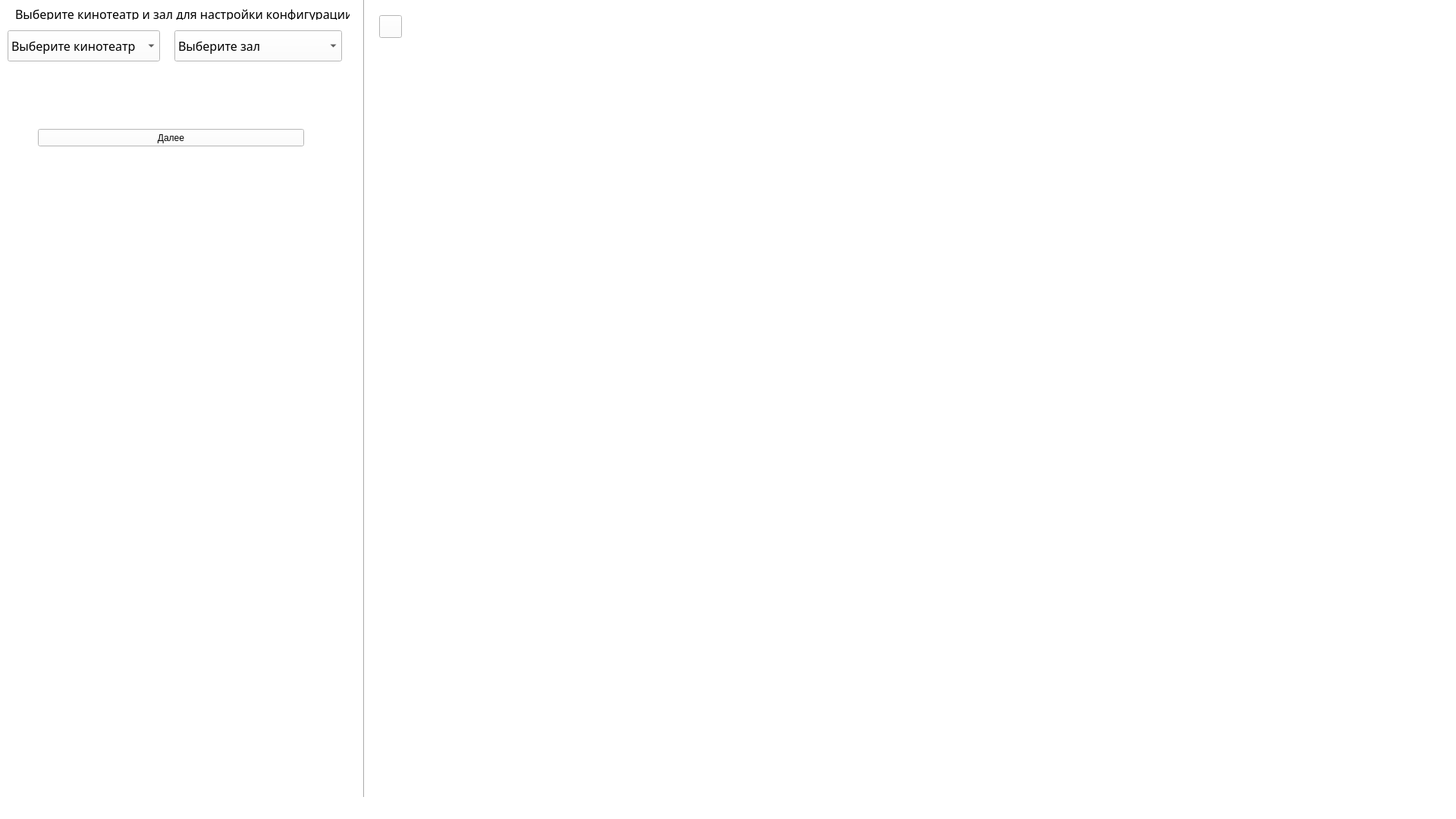
<?xml version="1.0" encoding="UTF-8"?>
<ui version="4.0">
 <class>MainWindow</class>
 <widget class="QMainWindow" name="MainWindow">
  <property name="geometry">
   <rect>
    <x>0</x>
    <y>0</y>
    <width>1920</width>
    <height>1080</height>
   </rect>
  </property>
  <property name="font">
   <font>
    <pointsize>12</pointsize>
   </font>
  </property>
  <property name="mouseTracking">
   <bool>true</bool>
  </property>
  <property name="windowTitle">
   <string>MainWindow</string>
  </property>
  <property name="styleSheet">
   <string notr="true">background-color: white;</string>
  </property>
  <widget class="QWidget" name="centralwidget">
   <widget class="QComboBox" name="selectCinema">
    <property name="geometry">
     <rect>
      <x>10</x>
      <y>40</y>
      <width>201</width>
      <height>41</height>
     </rect>
    </property>
    <property name="maximumSize">
     <size>
      <width>16777215</width>
      <height>41</height>
     </size>
    </property>
    <property name="font">
     <font>
      <family>VAG World</family>
      <pointsize>12</pointsize>
     </font>
    </property>
    <property name="styleSheet">
     <string notr="true"/>
    </property>
    <property name="maxVisibleItems">
     <number>5</number>
    </property>
    <item>
     <property name="text">
      <string>Выберите кинотеатр</string>
     </property>
    </item>
    <item>
     <property name="text">
      <string>Добавить кинотеатр</string>
     </property>
    </item>
   </widget>
   <widget class="QComboBox" name="selectHall">
    <property name="geometry">
     <rect>
      <x>230</x>
      <y>40</y>
      <width>221</width>
      <height>41</height>
     </rect>
    </property>
    <property name="font">
     <font>
      <family>VAG World</family>
      <pointsize>12</pointsize>
     </font>
    </property>
    <property name="styleSheet">
     <string notr="true"/>
    </property>
    <property name="maxVisibleItems">
     <number>5</number>
    </property>
    <item>
     <property name="text">
      <string>Выберите зал</string>
     </property>
    </item>
    <item>
     <property name="text">
      <string>Добавить зал</string>
     </property>
    </item>
   </widget>
   <widget class="Line" name="line">
    <property name="geometry">
     <rect>
      <x>470</x>
      <y>-10</y>
      <width>20</width>
      <height>1061</height>
     </rect>
    </property>
    <property name="orientation">
     <enum>Qt::Vertical</enum>
    </property>
   </widget>
   <widget class="QLabel" name="label">
    <property name="geometry">
     <rect>
      <x>20</x>
      <y>10</y>
      <width>441</width>
      <height>16</height>
     </rect>
    </property>
    <property name="font">
     <font>
      <family>VAG World</family>
      <pointsize>12</pointsize>
     </font>
    </property>
    <property name="text">
     <string>Выберите кинотеатр и зал для настройки конфигурации</string>
    </property>
   </widget>
   <widget class="QPushButton" name="next">
    <property name="geometry">
     <rect>
      <x>50</x>
      <y>170</y>
      <width>351</width>
      <height>23</height>
     </rect>
    </property>
    <property name="text">
     <string>Далее</string>
    </property>
   </widget>
   <widget class="QPushButton" name="createSeat">
    <property name="geometry">
     <rect>
      <x>500</x>
      <y>20</y>
      <width>30</width>
      <height>30</height>
     </rect>
    </property>
    <property name="styleSheet">
     <string notr="true">border-image: url(:/cinema/Chair.png)</string>
    </property>
    <property name="text">
     <string/>
    </property>
   </widget>
  </widget>
  <widget class="QMenuBar" name="menubar">
   <property name="geometry">
    <rect>
     <x>0</x>
     <y>0</y>
     <width>1920</width>
     <height>21</height>
    </rect>
   </property>
  </widget>
  <widget class="QStatusBar" name="statusbar"/>
 </widget>
 <resources>
  <include location="images/Auth.qrc"/>
  <include location="images/admin_cinema/admin_cinema.qrc"/>
 </resources>
 <connections/>
</ui>
